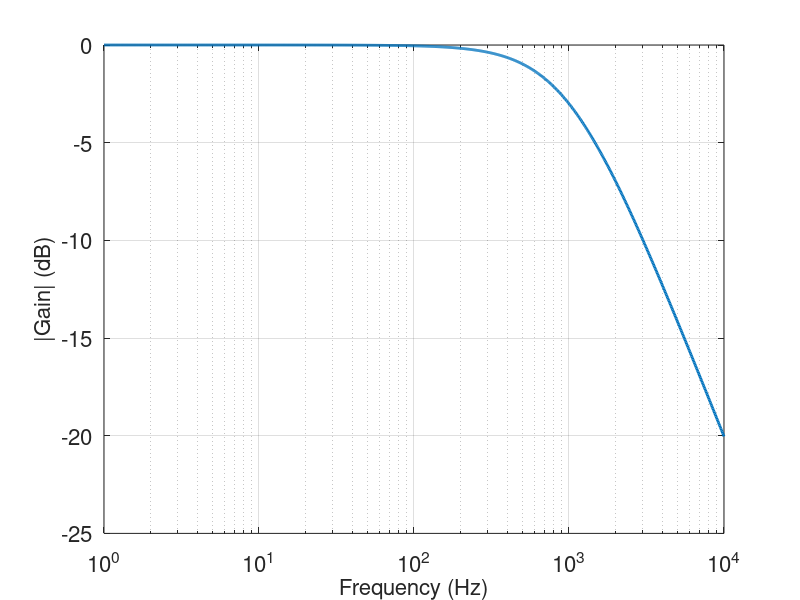

Reproduce this figure in MATLAB. (Note: this script raises an error after producing the figure.)
clear all
close all
clc
format short eng

R=1e3;
C=159e-9;
G=@(s) 1./(R*C*s+1); %Transfer Function

%Find Poles and Zero
z=roots([1])/(2*pi)
p=roots([R*C 1])/(2*pi)

%Find lowest freq of plot
f=1;
w=2*pi*f;
20*log10(abs(G(j*w)))

%generate Bode plot
f=logspace(0,4,1000);
w=2*pi*f;

figure('Renderer', 'painters', 'Position', [391 289 1269 634])
semilogx(f,20*log10(abs(G(j*w))),'LineWidth',2)
grid on
xlabel('Frequency (Hz)')
ylabel('|Gain| (dB)')
set(findall(gcf,'-property','FontSize'),'FontSize',16)

%Stuff to make the grid show up better on the video
h=gca; h.MinorGridAlpha=1; h.MinorGridLineStyle='--'; h.GridAlpha=1;
